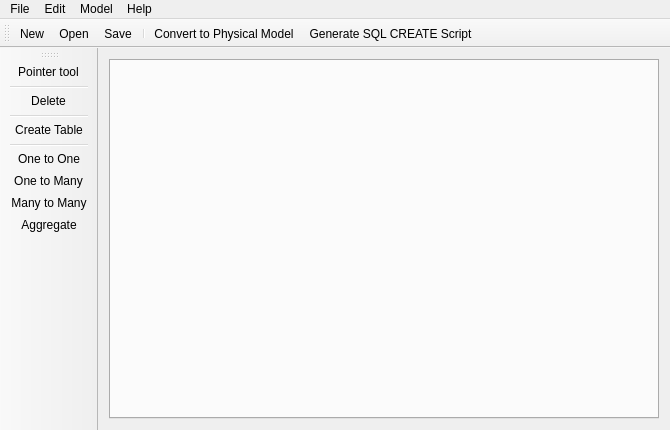
<?xml version="1.0" encoding="UTF-8"?>
<ui version="4.0">
 <class>MainWindow</class>
 <widget class="QMainWindow" name="MainWindow">
  <property name="geometry">
   <rect>
    <x>0</x>
    <y>0</y>
    <width>670</width>
    <height>430</height>
   </rect>
  </property>
  <property name="minimumSize">
   <size>
    <width>420</width>
    <height>290</height>
   </size>
  </property>
  <property name="windowTitle">
   <string>MainWindow</string>
  </property>
  <property name="locale">
   <locale language="English" country="UnitedStates"/>
  </property>
  <widget class="QWidget" name="centralWidget">
   <layout class="QGridLayout" name="gridLayout">
    <item row="0" column="0">
     <widget class="QTabWidget" name="tabWidget">
      <property name="tabPosition">
       <enum>QTabWidget::North</enum>
      </property>
      <property name="tabShape">
       <enum>QTabWidget::Rounded</enum>
      </property>
      <property name="currentIndex">
       <number>-1</number>
      </property>
      <property name="elideMode">
       <enum>Qt::ElideNone</enum>
      </property>
      <property name="tabsClosable">
       <bool>true</bool>
      </property>
      <property name="movable">
       <bool>true</bool>
      </property>
      <property name="tabBarAutoHide">
       <bool>false</bool>
      </property>
     </widget>
    </item>
   </layout>
  </widget>
  <widget class="QMenuBar" name="menuBar">
   <property name="geometry">
    <rect>
     <x>0</x>
     <y>0</y>
     <width>670</width>
     <height>21</height>
    </rect>
   </property>
   <widget class="QMenu" name="menuFile">
    <property name="title">
     <string>File</string>
    </property>
    <addaction name="actionNew"/>
    <addaction name="actionOpen"/>
    <addaction name="separator"/>
    <addaction name="actionSave"/>
    <addaction name="actionSave_as"/>
    <addaction name="separator"/>
    <addaction name="actionClose"/>
    <addaction name="separator"/>
    <addaction name="actionOptions"/>
    <addaction name="separator"/>
    <addaction name="actionQuit"/>
   </widget>
   <widget class="QMenu" name="menuEdit">
    <property name="title">
     <string>Edit</string>
    </property>
    <widget class="QMenu" name="menuCreate_line">
     <property name="title">
      <string>Create Relationship</string>
     </property>
     <addaction name="actionOne_One"/>
     <addaction name="actionOne_Many"/>
     <addaction name="actionMany_Many"/>
     <addaction name="actionAggregate"/>
    </widget>
    <addaction name="actionPointer"/>
    <addaction name="separator"/>
    <addaction name="actionCreate_Table"/>
    <addaction name="menuCreate_line"/>
    <addaction name="separator"/>
    <addaction name="actionDelete"/>
   </widget>
   <widget class="QMenu" name="menuTools">
    <property name="title">
     <string>Model</string>
    </property>
    <addaction name="actionTo_PDM"/>
    <addaction name="actionScript"/>
    <addaction name="separator"/>
    <addaction name="actionChange_Size"/>
   </widget>
   <widget class="QMenu" name="menuHelp">
    <property name="title">
     <string>Help</string>
    </property>
    <addaction name="actionUser_Manual"/>
    <addaction name="separator"/>
    <addaction name="actionAbout"/>
   </widget>
   <addaction name="menuFile"/>
   <addaction name="menuEdit"/>
   <addaction name="menuTools"/>
   <addaction name="menuHelp"/>
  </widget>
  <widget class="QToolBar" name="toolBar">
   <property name="windowTitle">
    <string>Standard</string>
   </property>
   <attribute name="toolBarArea">
    <enum>TopToolBarArea</enum>
   </attribute>
   <attribute name="toolBarBreak">
    <bool>false</bool>
   </attribute>
   <addaction name="actionNew"/>
   <addaction name="actionOpen"/>
   <addaction name="actionSave"/>
   <addaction name="separator"/>
   <addaction name="actionTo_PDM"/>
   <addaction name="actionScript"/>
  </widget>
  <widget class="QToolBar" name="toolBar_2">
   <property name="windowTitle">
    <string>Edit</string>
   </property>
   <attribute name="toolBarArea">
    <enum>LeftToolBarArea</enum>
   </attribute>
   <attribute name="toolBarBreak">
    <bool>false</bool>
   </attribute>
   <addaction name="actionPointer"/>
   <addaction name="separator"/>
   <addaction name="actionDelete"/>
   <addaction name="separator"/>
   <addaction name="actionCreate_Table"/>
   <addaction name="separator"/>
   <addaction name="actionOne_One"/>
   <addaction name="actionOne_Many"/>
   <addaction name="actionMany_Many"/>
   <addaction name="actionAggregate"/>
  </widget>
  <action name="actionNew">
   <property name="text">
    <string>New</string>
   </property>
   <property name="shortcut">
    <string>Ctrl+N</string>
   </property>
   <property name="autoRepeat">
    <bool>false</bool>
   </property>
   <property name="iconVisibleInMenu">
    <bool>true</bool>
   </property>
  </action>
  <action name="actionOpen">
   <property name="text">
    <string>Open...</string>
   </property>
   <property name="shortcut">
    <string>Ctrl+O</string>
   </property>
   <property name="autoRepeat">
    <bool>false</bool>
   </property>
  </action>
  <action name="actionSave">
   <property name="text">
    <string>Save</string>
   </property>
   <property name="shortcut">
    <string>Ctrl+S</string>
   </property>
   <property name="autoRepeat">
    <bool>false</bool>
   </property>
  </action>
  <action name="actionSave_as">
   <property name="text">
    <string>Save as...</string>
   </property>
   <property name="shortcut">
    <string>Ctrl+Shift+S</string>
   </property>
   <property name="autoRepeat">
    <bool>false</bool>
   </property>
  </action>
  <action name="actionClose">
   <property name="text">
    <string>Close</string>
   </property>
   <property name="shortcut">
    <string>Ctrl+W</string>
   </property>
   <property name="autoRepeat">
    <bool>false</bool>
   </property>
  </action>
  <action name="actionQuit">
   <property name="text">
    <string>Quit</string>
   </property>
   <property name="shortcut">
    <string>Ctrl+Q</string>
   </property>
   <property name="autoRepeat">
    <bool>false</bool>
   </property>
  </action>
  <action name="actionCreate_Table">
   <property name="checkable">
    <bool>true</bool>
   </property>
   <property name="icon">
    <iconset resource="../images.qrc">
     <normaloff>:/create_entity</normaloff>:/create_entity</iconset>
   </property>
   <property name="text">
    <string>Create Table</string>
   </property>
   <property name="shortcut">
    <string>T</string>
   </property>
   <property name="autoRepeat">
    <bool>false</bool>
   </property>
  </action>
  <action name="actionTo_PDM">
   <property name="text">
    <string>Convert to Physical Model...</string>
   </property>
   <property name="autoRepeat">
    <bool>false</bool>
   </property>
  </action>
  <action name="actionScript">
   <property name="text">
    <string>Generate SQL CREATE Script...</string>
   </property>
   <property name="autoRepeat">
    <bool>false</bool>
   </property>
  </action>
  <action name="actionUser_Manual">
   <property name="text">
    <string>User Manual...</string>
   </property>
   <property name="autoRepeat">
    <bool>false</bool>
   </property>
  </action>
  <action name="actionAbout">
   <property name="text">
    <string>About...</string>
   </property>
   <property name="autoRepeat">
    <bool>false</bool>
   </property>
  </action>
  <action name="actionOne_One">
   <property name="checkable">
    <bool>true</bool>
   </property>
   <property name="checked">
    <bool>false</bool>
   </property>
   <property name="icon">
    <iconset resource="../images.qrc">
     <normaloff>:/one_one</normaloff>:/one_one</iconset>
   </property>
   <property name="text">
    <string>One to One</string>
   </property>
   <property name="toolTip">
    <string>One to One</string>
   </property>
   <property name="shortcut">
    <string>1</string>
   </property>
   <property name="autoRepeat">
    <bool>false</bool>
   </property>
  </action>
  <action name="actionOne_Many">
   <property name="checkable">
    <bool>true</bool>
   </property>
   <property name="icon">
    <iconset resource="../images.qrc">
     <normaloff>:/one_many</normaloff>:/one_many</iconset>
   </property>
   <property name="text">
    <string>One to Many</string>
   </property>
   <property name="toolTip">
    <string>One to Many</string>
   </property>
   <property name="shortcut">
    <string>2</string>
   </property>
   <property name="autoRepeat">
    <bool>false</bool>
   </property>
  </action>
  <action name="actionMany_Many">
   <property name="checkable">
    <bool>true</bool>
   </property>
   <property name="icon">
    <iconset resource="../images.qrc">
     <normaloff>:/many_many</normaloff>:/many_many</iconset>
   </property>
   <property name="text">
    <string>Many to Many</string>
   </property>
   <property name="toolTip">
    <string>Many to Many</string>
   </property>
   <property name="shortcut">
    <string>3</string>
   </property>
   <property name="autoRepeat">
    <bool>false</bool>
   </property>
  </action>
  <action name="actionAggregate">
   <property name="checkable">
    <bool>true</bool>
   </property>
   <property name="icon">
    <iconset resource="../images.qrc">
     <normaloff>:/agregate</normaloff>:/agregate</iconset>
   </property>
   <property name="text">
    <string>Aggregate</string>
   </property>
   <property name="shortcut">
    <string>4</string>
   </property>
   <property name="autoRepeat">
    <bool>false</bool>
   </property>
  </action>
  <action name="actionPointer">
   <property name="checkable">
    <bool>true</bool>
   </property>
   <property name="checked">
    <bool>false</bool>
   </property>
   <property name="icon">
    <iconset resource="../images.qrc">
     <normaloff>:/curs</normaloff>:/curs</iconset>
   </property>
   <property name="text">
    <string>Pointer tool</string>
   </property>
   <property name="shortcut">
    <string>Esc</string>
   </property>
   <property name="autoRepeat">
    <bool>false</bool>
   </property>
  </action>
  <action name="actionDelete">
   <property name="checkable">
    <bool>true</bool>
   </property>
   <property name="checked">
    <bool>false</bool>
   </property>
   <property name="icon">
    <iconset resource="../images.qrc">
     <normaloff>:/remove_entity</normaloff>:/remove_entity</iconset>
   </property>
   <property name="text">
    <string>Delete</string>
   </property>
   <property name="shortcut">
    <string>D</string>
   </property>
   <property name="autoRepeat">
    <bool>false</bool>
   </property>
  </action>
  <action name="actionOptions">
   <property name="text">
    <string>Options...</string>
   </property>
   <property name="autoRepeat">
    <bool>false</bool>
   </property>
  </action>
  <action name="actionChange_Size">
   <property name="text">
    <string>Change Canvas Size...</string>
   </property>
  </action>
 </widget>
 <layoutdefault spacing="6" margin="11"/>
 <resources>
  <include location="../images.qrc"/>
 </resources>
 <connections/>
</ui>
